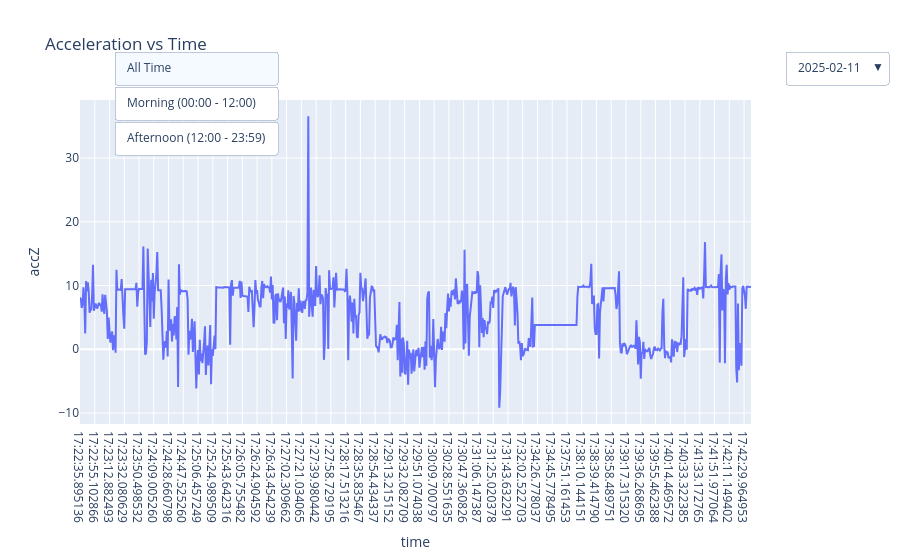

Notebook source saved alongside this figure:
### Markdown cell above
###### Represents how the Z-axis acceleration (accZ) changes over time for a specific filtered date.

### Code cell
# Plot Time vs accX with Date as filter
fig = px.line(df, x='time', y='accZ', title='Acceleration vs Time')

# Add a Date filter (to display only data for a specific date)
fig.update_layout(
    updatemenus=[
        dict(
            type="buttons",
            x=0.05,
            xanchor="left",
            y=1.15,
            yanchor="top",
            buttons=[
                dict(
                    args=[{'xaxis.range': ['00:00:00', '23:59:59']}],
                    label="All Time",
                    method="relayout"
                ),
                dict(
                    args=[{'xaxis.range': ['00:00:00', '12:00:00']}],
                    label="Morning (00:00 - 12:00)",
                    method="relayout"
                ),
                dict(
                    args=[{'xaxis.range': ['12:00:01', '23:59:59']}],
                    label="Afternoon (12:00 - 23:59)",
                    method="relayout"
                )
            ]
        ),
        dict(
            type="dropdown",
            x=1.05,
            xanchor="left",
            y=1.15,
            yanchor="top",
            buttons=[
                dict(
                    args=[{'x': [df[df['date'] == date]['time'] for date in df['date'].unique()]}],
                    label=str(date),
                    method="relayout"
                ) for date in df['date'].unique()
            ]
        )
    ]
)

# Show the plot
fig.show()

### Figure 1 — Plotly figure (JSON) as saved in the notebook; plotly's stock layout.template omitted (floating-point values rounded to 4 significant figures; data arrays with more than 128 entries replaced by an {"elided": "..."} marker saying what was removed)
{"data": [{"hovertemplate": "time=%{x}<br>accZ=%{y}<extra></extra>", "legendgroup": "", "line": {"color": "#636efa", "dash": "solid"}, "marker": {"symbol": "circle"}, "mode": "lines", "name": "", "orientation": "v", "showlegend": false, "type": "scatter", "x": {"elided": "774 str values"}, "xaxis": "x", "y": {"elided": "774 float values"}, "yaxis": "y"}], "layout": {"legend": {"tracegroupgap": 0}, "title": {"text": "Acceleration vs Time"}, "updatemenus": [{"buttons": [{"args": [{"xaxis.range": ["00:00:00", "23:59:59"]}], "label": "All Time", "method": "relayout"}, {"args": [{"xaxis.range": ["00:00:00", "12:00:00"]}], "label": "Morning (00:00 - 12:00)", "method": "relayout"}, {"args": [{"xaxis.range": ["12:00:01", "23:59:59"]}], "label": "Afternoon (12:00 - 23:59)", "method": "relayout"}], "type": "buttons", "x": 0.05, "xanchor": "left", "y": 1.15, "yanchor": "top"}, {"buttons": [{"args": [{"x": {"elided": "1x774 str values"}}], "label": "2025-02-11", "method": "relayout"}], "type": "dropdown", "x": 1.05, "xanchor": "left", "y": 1.15, "yanchor": "top"}], "xaxis": {"anchor": "y", "domain": [0, 1], "title": {"text": "time"}}, "yaxis": {"anchor": "x", "domain": [0, 1], "title": {"text": "accZ"}}}}
